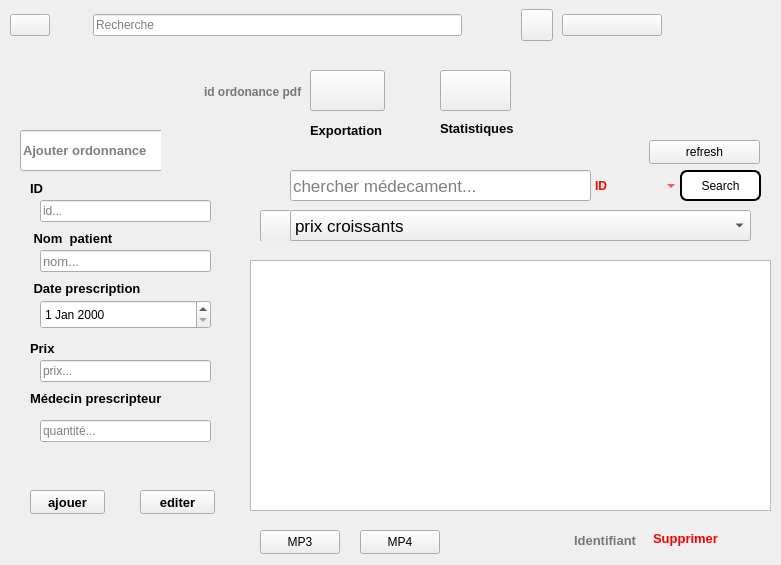
  <widget class="QWidget" name="mainbody" native="true">
   <property name="geometry">
    <rect>
     <x>200</x>
     <y>0</y>
     <width>781</width>
     <height>565</height>
    </rect>
   </property>
   <property name="font">
    <font>
     <bold>false</bold>
    </font>
   </property>
   <widget class="QWidget" name="widget_3" native="true">
    <property name="geometry">
     <rect>
      <x>0</x>
      <y>0</y>
      <width>671</width>
      <height>50</height>
     </rect>
    </property>
    <property name="minimumSize">
     <size>
      <width>400</width>
      <height>0</height>
     </size>
    </property>
    <property name="maximumSize">
     <size>
      <width>800</width>
      <height>135</height>
     </size>
    </property>
    <layout class="QHBoxLayout" name="horizontalLayout_7">
     <property name="spacing">
      <number>0</number>
     </property>
     <property name="leftMargin">
      <number>0</number>
     </property>
     <property name="topMargin">
      <number>0</number>
     </property>
     <property name="rightMargin">
      <number>0</number>
     </property>
     <property name="bottomMargin">
      <number>0</number>
     </property>
     <item>
      <widget class="QWidget" name="widget_7" native="true">
       <layout class="QHBoxLayout" name="horizontalLayout_8">
        <property name="spacing">
         <number>7</number>
        </property>
        <property name="leftMargin">
         <number>10</number>
        </property>
        <property name="topMargin">
         <number>10</number>
        </property>
        <property name="rightMargin">
         <number>10</number>
        </property>
        <property name="bottomMargin">
         <number>10</number>
        </property>
        <item>
         <widget class="QPushButton" name="pushButton_3">
          <property name="text">
           <string/>
          </property>
          <property name="icon">
           <iconset resource="../syrine/image.qrc">
            <normaloff>:/res/icone1.jog.png</normaloff>:/res/icone1.jog.png</iconset>
          </property>
          <property name="iconSize">
           <size>
            <width>50</width>
            <height>50</height>
           </size>
          </property>
         </widget>
        </item>
        <item>
         <widget class="QLabel" name="label_12">
          <property name="minimumSize">
           <size>
            <width>10</width>
            <height>0</height>
           </size>
          </property>
          <property name="text">
           <string/>
          </property>
          <property name="pixmap">
           <pixmap resource="../syrine/image2.qrc">:/res/icone7</pixmap>
          </property>
          <property name="scaledContents">
           <bool>false</bool>
          </property>
          <property name="wordWrap">
           <bool>false</bool>
          </property>
         </widget>
        </item>
       </layout>
      </widget>
     </item>
     <item>
      <widget class="QWidget" name="widget_8" native="true">
       <property name="maximumSize">
        <size>
         <width>553</width>
         <height>16777215</height>
        </size>
       </property>
       <layout class="QHBoxLayout" name="horizontalLayout_9">
        <property name="leftMargin">
         <number>9</number>
        </property>
        <property name="topMargin">
         <number>9</number>
        </property>
        <item>
         <widget class="QFrame" name="frame_2">
          <property name="minimumSize">
           <size>
            <width>250</width>
            <height>0</height>
           </size>
          </property>
          <property name="styleSheet">
           <string notr="true"/>
          </property>
          <property name="frameShape">
           <enum>QFrame::NoFrame</enum>
          </property>
          <layout class="QHBoxLayout" name="horizontalLayout_10">
           <property name="spacing">
            <number>0</number>
           </property>
           <property name="leftMargin">
            <number>0</number>
           </property>
           <property name="topMargin">
            <number>0</number>
           </property>
           <property name="rightMargin">
            <number>0</number>
           </property>
           <property name="bottomMargin">
            <number>0</number>
           </property>
           <item>
            <widget class="QLabel" name="label_4">
             <property name="maximumSize">
              <size>
               <width>30</width>
               <height>30</height>
              </size>
             </property>
             <property name="text">
              <string/>
             </property>
             <property name="pixmap">
              <pixmap resource="../syrine/image.qrc">:/res/icone2.jpg.png</pixmap>
             </property>
             <property name="scaledContents">
              <bool>true</bool>
             </property>
            </widget>
           </item>
           <item>
            <widget class="QLineEdit" name="lineEdit_2">
             <property name="text">
              <string/>
             </property>
             <property name="placeholderText">
              <string>Recherche</string>
             </property>
            </widget>
           </item>
          </layout>
         </widget>
        </item>
       </layout>
      </widget>
     </item>
     <item>
      <widget class="QWidget" name="widget_9" native="true">
       <property name="minimumSize">
        <size>
         <width>200</width>
         <height>0</height>
        </size>
       </property>
       <layout class="QHBoxLayout" name="horizontalLayout_11">
        <property name="spacing">
         <number>9</number>
        </property>
        <property name="leftMargin">
         <number>50</number>
        </property>
        <property name="topMargin">
         <number>9</number>
        </property>
        <property name="rightMargin">
         <number>9</number>
        </property>
        <property name="bottomMargin">
         <number>9</number>
        </property>
        <item>
         <widget class="QPushButton" name="pushButton_4">
          <property name="minimumSize">
           <size>
            <width>32</width>
            <height>32</height>
           </size>
          </property>
          <property name="maximumSize">
           <size>
            <width>32</width>
            <height>32</height>
           </size>
          </property>
          <property name="text">
           <string/>
          </property>
          <property name="icon">
           <iconset resource="../syrine/image.qrc">
            <normaloff>:/res/icone3.jpg.png</normaloff>:/res/icone3.jpg.png</iconset>
          </property>
          <property name="iconSize">
           <size>
            <width>32</width>
            <height>32</height>
           </size>
          </property>
         </widget>
        </item>
        <item>
         <widget class="QPushButton" name="pushButton_15">
          <property name="text">
           <string/>
          </property>
          <property name="icon">
           <iconset resource="../syrine/image20.qrc">
            <normaloff>:/res/icone20</normaloff>:/res/icone20</iconset>
          </property>
         </widget>
        </item>
       </layout>
      </widget>
     </item>
    </layout>
   </widget>
   <widget class="QFrame" name="employe">
    <property name="geometry">
     <rect>
      <x>10</x>
      <y>130</y>
      <width>230</width>
      <height>420</height>
     </rect>
    </property>
    <property name="minimumSize">
     <size>
      <width>230</width>
      <height>420</height>
     </size>
    </property>
    <property name="maximumSize">
     <size>
      <width>150</width>
      <height>600</height>
     </size>
    </property>
    <property name="frameShape">
     <enum>QFrame::NoFrame</enum>
    </property>
    <widget class="QFrame" name="frame_3">
     <property name="geometry">
      <rect>
       <x>0</x>
       <y>0</y>
       <width>151</width>
       <height>41</height>
      </rect>
     </property>
     <property name="maximumSize">
      <size>
       <width>200</width>
       <height>16777215</height>
      </size>
     </property>
     <property name="frameShape">
      <enum>QFrame::NoFrame</enum>
     </property>
     <widget class="QLineEdit" name="lineEdit_3">
      <property name="geometry">
       <rect>
        <x>10</x>
        <y>0</y>
        <width>151</width>
        <height>41</height>
       </rect>
      </property>
      <property name="font">
       <font>
        <pointsize>10</pointsize>
        <italic>false</italic>
        <bold>true</bold>
        <strikeout>false</strikeout>
       </font>
      </property>
      <property name="placeholderText">
       <string>Ajouter ordonnance</string>
      </property>
     </widget>
    </widget>
    <widget class="QLabel" name="label_5">
     <property name="geometry">
      <rect>
       <x>20</x>
       <y>50</y>
       <width>49</width>
       <height>16</height>
      </rect>
     </property>
     <property name="font">
      <font>
       <pointsize>10</pointsize>
       <bold>true</bold>
      </font>
     </property>
     <property name="text">
      <string>ID</string>
     </property>
    </widget>
    <widget class="QLineEdit" name="id">
     <property name="geometry">
      <rect>
       <x>30</x>
       <y>70</y>
       <width>171</width>
       <height>22</height>
      </rect>
     </property>
     <property name="placeholderText">
      <string>id...</string>
     </property>
    </widget>
    <widget class="QLabel" name="label_6">
     <property name="geometry">
      <rect>
       <x>20</x>
       <y>100</y>
       <width>121</width>
       <height>16</height>
      </rect>
     </property>
     <property name="font">
      <font>
       <pointsize>10</pointsize>
       <bold>true</bold>
      </font>
     </property>
     <property name="text">
      <string> Nom  patient</string>
     </property>
    </widget>
    <widget class="QLineEdit" name="nomp">
     <property name="geometry">
      <rect>
       <x>30</x>
       <y>120</y>
       <width>171</width>
       <height>22</height>
      </rect>
     </property>
     <property name="font">
      <font>
       <pointsize>10</pointsize>
       <bold>false</bold>
      </font>
     </property>
     <property name="placeholderText">
      <string>nom...</string>
     </property>
    </widget>
    <widget class="QLabel" name="label_7">
     <property name="geometry">
      <rect>
       <x>20</x>
       <y>150</y>
       <width>181</width>
       <height>16</height>
      </rect>
     </property>
     <property name="font">
      <font>
       <pointsize>10</pointsize>
       <bold>true</bold>
      </font>
     </property>
     <property name="text">
      <string> Date prescription</string>
     </property>
    </widget>
    <widget class="QLabel" name="label_8">
     <property name="geometry">
      <rect>
       <x>20</x>
       <y>210</y>
       <width>49</width>
       <height>16</height>
      </rect>
     </property>
     <property name="font">
      <font>
       <pointsize>10</pointsize>
       <bold>true</bold>
      </font>
     </property>
     <property name="text">
      <string>Prix</string>
     </property>
    </widget>
    <widget class="QLineEdit" name="prix">
     <property name="geometry">
      <rect>
       <x>30</x>
       <y>230</y>
       <width>171</width>
       <height>22</height>
      </rect>
     </property>
     <property name="placeholderText">
      <string>prix...</string>
     </property>
    </widget>
    <widget class="QLabel" name="label_10">
     <property name="geometry">
      <rect>
       <x>20</x>
       <y>260</y>
       <width>181</width>
       <height>16</height>
      </rect>
     </property>
     <property name="font">
      <font>
       <pointsize>10</pointsize>
       <bold>true</bold>
      </font>
     </property>
     <property name="text">
      <string>Médecin prescripteur</string>
     </property>
    </widget>
    <widget class="QLineEdit" name="medecin">
     <property name="geometry">
      <rect>
       <x>30</x>
       <y>290</y>
       <width>171</width>
       <height>22</height>
      </rect>
     </property>
     <property name="text">
      <string/>
     </property>
     <property name="placeholderText">
      <string>quantité...</string>
     </property>
    </widget>
    <widget class="QPushButton" name="pushButton_add">
     <property name="geometry">
      <rect>
       <x>20</x>
       <y>360</y>
       <width>75</width>
       <height>24</height>
      </rect>
     </property>
     <property name="font">
      <font>
       <pointsize>10</pointsize>
       <bold>true</bold>
      </font>
     </property>
     <property name="text">
      <string>ajouer</string>
     </property>
    </widget>
    <widget class="QPushButton" name="pushButton_edit">
     <property name="geometry">
      <rect>
       <x>130</x>
       <y>360</y>
       <width>75</width>
       <height>24</height>
      </rect>
     </property>
     <property name="font">
      <font>
       <pointsize>10</pointsize>
       <bold>true</bold>
      </font>
     </property>
     <property name="text">
      <string>editer</string>
     </property>
    </widget>
    <widget class="QDateEdit" name="datep">
     <property name="geometry">
      <rect>
       <x>30</x>
       <y>170</y>
       <width>171</width>
       <height>29</height>
      </rect>
     </property>
    </widget>
   </widget>
   <widget class="QFrame" name="frame_4">
    <property name="geometry">
     <rect>
      <x>260</x>
      <y>170</y>
      <width>501</width>
      <height>31</height>
     </rect>
    </property>
    <property name="frameShape">
     <enum>QFrame::NoFrame</enum>
    </property>
    <widget class="QLineEdit" name="lineEdit_10">
     <property name="geometry">
      <rect>
       <x>30</x>
       <y>0</y>
       <width>301</width>
       <height>31</height>
      </rect>
     </property>
     <property name="font">
      <font>
       <pointsize>13</pointsize>
       <bold>false</bold>
      </font>
     </property>
     <property name="text">
      <string/>
     </property>
     <property name="placeholderText">
      <string>chercher médecament...</string>
     </property>
    </widget>
    <widget class="QLabel" name="label_11">
     <property name="geometry">
      <rect>
       <x>0</x>
       <y>3</y>
       <width>25</width>
       <height>25</height>
      </rect>
     </property>
     <property name="minimumSize">
      <size>
       <width>25</width>
       <height>25</height>
      </size>
     </property>
     <property name="maximumSize">
      <size>
       <width>25</width>
       <height>25</height>
      </size>
     </property>
     <property name="text">
      <string/>
     </property>
     <property name="pixmap">
      <pixmap resource="../syrine/image3.qrc">:/res/icone8</pixmap>
     </property>
     <property name="scaledContents">
      <bool>true</bool>
     </property>
    </widget>
    <widget class="QComboBox" name="comboBox">
     <property name="geometry">
      <rect>
       <x>330</x>
       <y>6</y>
       <width>91</width>
       <height>20</height>
      </rect>
     </property>
     <property name="font">
      <font>
       <bold>true</bold>
      </font>
     </property>
     <property name="styleSheet">
      <string notr="true">#comboBox{
	background-color: transparent;
	border-radius: 10px;
	border: 2px solid  transparent;
    color: #FF0000;
}</string>
     </property>
     <item>
      <property name="text">
       <string>ID</string>
      </property>
     </item>
     <item>
      <property name="text">
       <string>Nom</string>
      </property>
     </item>
     <item>
      <property name="text">
       <string>Medecin</string>
      </property>
     </item>
    </widget>
    <widget class="QPushButton" name="pushButton_5">
     <property name="geometry">
      <rect>
       <x>420</x>
       <y>0</y>
       <width>81</width>
       <height>31</height>
      </rect>
     </property>
     <property name="styleSheet">
      <string notr="true">#pushButton_5 {
    border-radius: 7px;
    border: 2px solid #000;
    background: #ffffff;
}</string>
     </property>
     <property name="text">
      <string>Search</string>
     </property>
    </widget>
   </widget>
   <widget class="QFrame" name="frame_8">
    <property name="geometry">
     <rect>
      <x>260</x>
      <y>210</y>
      <width>501</width>
      <height>31</height>
     </rect>
    </property>
    <property name="frameShape">
     <enum>QFrame::NoFrame</enum>
    </property>
    <widget class="QPushButton" name="pushButton_11">
     <property name="geometry">
      <rect>
       <x>0</x>
       <y>0</y>
       <width>32</width>
       <height>32</height>
      </rect>
     </property>
     <property name="minimumSize">
      <size>
       <width>32</width>
       <height>32</height>
      </size>
     </property>
     <property name="maximumSize">
      <size>
       <width>32</width>
       <height>32</height>
      </size>
     </property>
     <property name="text">
      <string/>
     </property>
     <property name="icon">
      <iconset resource="../syrine/image4.qrc">
       <normaloff>:/res/icone9</normaloff>:/res/icone9</iconset>
     </property>
    </widget>
    <widget class="QComboBox" name="comboBox_2">
     <property name="geometry">
      <rect>
       <x>30</x>
       <y>0</y>
       <width>461</width>
       <height>31</height>
      </rect>
     </property>
     <property name="font">
      <font>
       <pointsize>13</pointsize>
       <bold>false</bold>
      </font>
     </property>
     <item>
      <property name="text">
       <string>prix croissants</string>
      </property>
     </item>
     <item>
      <property name="text">
       <string>prix decroissants</string>
      </property>
     </item>
     <item>
      <property name="text">
       <string>nomp decroissants</string>
      </property>
     </item>
     <item>
      <property name="text">
       <string>nomp croissants</string>
      </property>
     </item>
     <item>
      <property name="text">
       <string>datep decroissants</string>
      </property>
     </item>
     <item>
      <property name="text">
       <string>datep croissants</string>
      </property>
     </item>
    </widget>
   </widget>
   <widget class="QLineEdit" name="lineEdit_del">
    <property name="geometry">
     <rect>
      <x>570</x>
      <y>530</y>
      <width>113</width>
      <height>21</height>
     </rect>
    </property>
    <property name="font">
     <font>
      <pointsize>10</pointsize>
      <bold>true</bold>
     </font>
    </property>
    <property name="styleSheet">
     <string notr="true">#lineEdit_del{
	background-color: transparent;
	border-radius: 10px;
	border: 2px solid  transparent;
    color: 4cd814;
}</string>
    </property>
    <property name="placeholderText">
     <string>Identifiant</string>
    </property>
   </widget>
   <widget class="QPushButton" name="pushButton_del">
    <property name="geometry">
     <rect>
      <x>640</x>
      <y>523</y>
      <width>91</width>
      <height>31</height>
     </rect>
    </property>
    <property name="font">
     <font>
      <pointsize>10</pointsize>
      <bold>true</bold>
     </font>
    </property>
    <property name="styleSheet">
     <string notr="true">#pushButton_del{
	background-color: transparent;
	border-radius: 10px;
	border: 2px solid  transparent;
    color: #FF0000;
}</string>
    </property>
    <property name="text">
     <string>Supprimer</string>
    </property>
   </widget>
   <widget class="QPushButton" name="pushButton_13">
    <property name="geometry">
     <rect>
      <x>310</x>
      <y>70</y>
      <width>75</width>
      <height>41</height>
     </rect>
    </property>
    <property name="text">
     <string/>
    </property>
    <property name="icon">
     <iconset resource="../syrine/image6.qrc">
      <normaloff>:/res/icone10</normaloff>:/res/icone10</iconset>
    </property>
    <property name="iconSize">
     <size>
      <width>32</width>
      <height>32</height>
     </size>
    </property>
   </widget>
   <widget class="QPushButton" name="pushButton_14">
    <property name="geometry">
     <rect>
      <x>440</x>
      <y>70</y>
      <width>71</width>
      <height>41</height>
     </rect>
    </property>
    <property name="text">
     <string/>
    </property>
    <property name="icon">
     <iconset resource="../syrine/image7.qrc">
      <normaloff>:/res/icone11</normaloff>:/res/icone11</iconset>
    </property>
    <property name="iconSize">
     <size>
      <width>32</width>
      <height>32</height>
     </size>
    </property>
   </widget>
   <widget class="QLabel" name="label_23">
    <property name="geometry">
     <rect>
      <x>690</x>
      <y>50</y>
      <width>51</width>
      <height>91</height>
     </rect>
    </property>
    <property name="text">
     <string/>
    </property>
    <property name="pixmap">
     <pixmap resource="../syrine/image16.qrc">:/res/icone16</pixmap>
    </property>
   </widget>
   <widget class="QLabel" name="label_24">
    <property name="geometry">
     <rect>
      <x>630</x>
      <y>60</y>
      <width>49</width>
      <height>71</height>
     </rect>
    </property>
    <property name="text">
     <string/>
    </property>
    <property name="pixmap">
     <pixmap resource="../syrine/image18.qrc">:/res/icone18</pixmap>
    </property>
   </widget>
   <widget class="QLabel" name="label_25">
    <property name="geometry">
     <rect>
      <x>310</x>
      <y>120</y>
      <width>101</width>
      <height>20</height>
     </rect>
    </property>
    <property name="font">
     <font>
      <pointsize>10</pointsize>
      <bold>true</bold>
     </font>
    </property>
    <property name="text">
     <string>Exportation</string>
    </property>
   </widget>
   <widget class="QLabel" name="label_26">
    <property name="geometry">
     <rect>
      <x>440</x>
      <y>120</y>
      <width>101</width>
      <height>16</height>
     </rect>
    </property>
    <property name="font">
     <font>
      <pointsize>10</pointsize>
      <bold>true</bold>
     </font>
    </property>
    <property name="text">
     <string>Statistiques</string>
    </property>
   </widget>
   <widget class="QTableView" name="tableView_o">
    <property name="geometry">
     <rect>
      <x>250</x>
      <y>260</y>
      <width>521</width>
      <height>251</height>
     </rect>
    </property>
   </widget>
   <widget class="QPushButton" name="pushButton">
    <property name="geometry">
     <rect>
      <x>260</x>
      <y>530</y>
      <width>80</width>
      <height>24</height>
     </rect>
    </property>
    <property name="text">
     <string>MP3</string>
    </property>
   </widget>
   <widget class="QPushButton" name="pushButton_2">
    <property name="geometry">
     <rect>
      <x>360</x>
      <y>530</y>
      <width>80</width>
      <height>24</height>
     </rect>
    </property>
    <property name="text">
     <string>MP4</string>
    </property>
   </widget>
   <widget class="QPushButton" name="pushButton_6">
    <property name="geometry">
     <rect>
      <x>649</x>
      <y>140</y>
      <width>111</width>
      <height>24</height>
     </rect>
    </property>
    <property name="text">
     <string>refresh</string>
    </property>
   </widget>
   <widget class="QLineEdit" name="lineEdit_pdf">
    <property name="geometry">
     <rect>
      <x>200</x>
      <y>80</y>
      <width>111</width>
      <height>24</height>
     </rect>
    </property>
    <property name="font">
     <font>
      <bold>true</bold>
     </font>
    </property>
    <property name="styleSheet">
     <string notr="true">#lineEdit_pdf{
	background-color: transparent;
	border-radius: 10px;
	border: 2px solid  transparent;
    color: 4cd814;
}</string>
    </property>
    <property name="placeholderText">
     <string>id ordonance pdf</string>
    </property>
   </widget>
  </widget>
